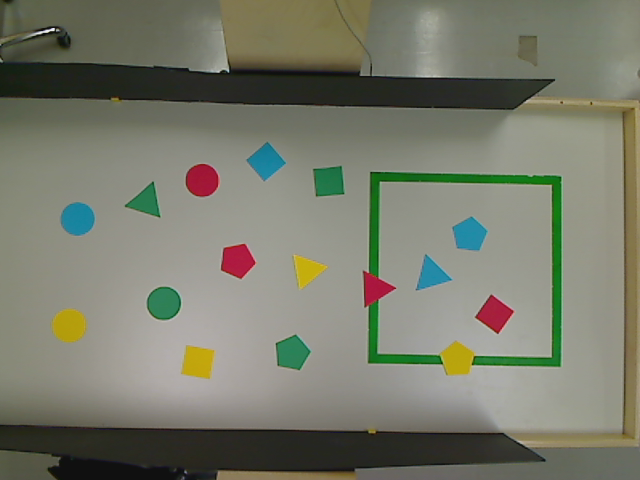
#> input picture glo/code/Image/test_image2.png, 640 x 480 px
$ python main.py   (older library calls are emulated)
#> lines starting #> are read from the running program, lines starting #| are printed output that depends on the picture; after the words box and inside, x2 and y2 are one past the last pixel; in counts of white or black regions, pixels touching at a corner belong together
### glo/code/TraitementImage.py
# import the necessary packages
import numpy as np
import cv2


class TraitementImage:

    def __init__(self):
        self.m_image = cv2.imread('Image/test_image2.png')
#> self.m_image is the input picture: shape (480, 640, 3); mean B, G, R 107.6, 122.6, 120.4

    def test(self):

        # Affiche l'image initiale
        cv2.imshow("Image", self.m_image)

        self.cropPicture()
        self.m_image = cv2.imread('Cropped.png')

        self.findTreasure()
        self.findBlue()
        self.findRed()
        self.findYellow()
        self.findGreen()


        # Affiche l'image apres detection
        cv2.imshow("Image2", self.m_image)

        # Permet de garder les images ouvertes
        cv2.waitKey(0)

    def cropPicture(self):

	# Hardcodage du crop #TODO: a verifier sur toute les tables
        crop = self.m_image[90:440,0:640]
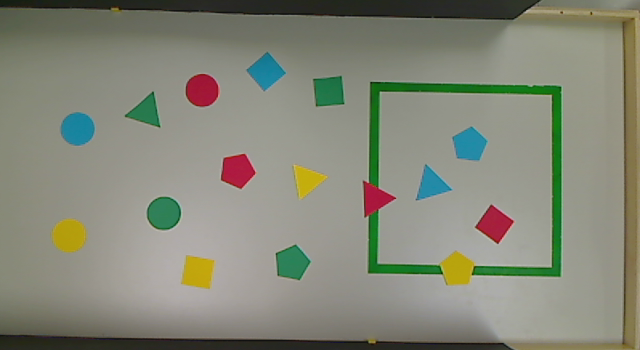
#> crop: shape (350, 640, 3); mean B, G, R 120.3, 135.1, 132.6
        cv2.imwrite('Cropped.png',crop)

    # [210 lines left out: functions findRed, findBlue, findYellow, findGreen, not called in this run]

    def findTreasure(self):

        # Debut et fin de l'intervale de couleur jaune
        upper = np.array([51, 216, 242]) #F2D833
        lower = np.array([10, 120, 140]) #8C780A
        # Retourne un masque binair (pixel=blanc (255, 255, 255) si elle est
        # dans l'intervalle et noir (0, 0, 0) dans le cas contraire)
        shapeTreasureMask = cv2.inRange(self.m_image, lower, upper)
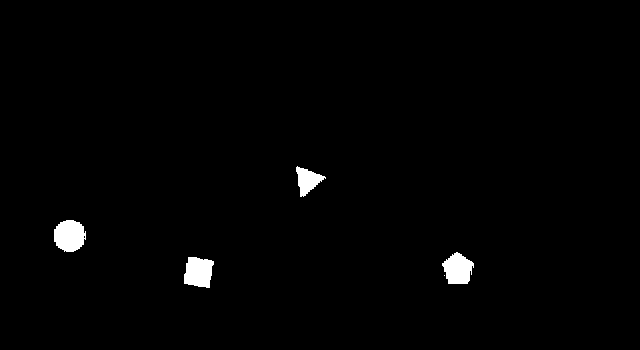
#> shapeTreasureMask: shape (350, 640); 1.2% white; 5 white regions (1 under 20 px)

        # Affiche l'image en noir et blanc
        cv2.imshow("MaskTreasure", shapeTreasureMask)

        # Trouve les contours a l'aide du masque
        _, contoursTreasure, _ = cv2.findContours(shapeTreasureMask.copy(), cv2.RETR_EXTERNAL, cv2.CHAIN_APPROX_SIMPLE)
#> contoursTreasure = 5 contours, 1 with area under 20; largest, box (x1, y1, x2, y2) and area: (54, 220, 86, 252) 756, (184, 257, 214, 288) 678, (442, 252, 474, 284) 662, (296, 166, 326, 197) 430

        # supprime les contours negligeable
        index = []
        for c in range(len(contoursTreasure)):
            if ((cv2.contourArea(contoursTreasure[c]) < 10) or (cv2.contourArea(contoursTreasure[c]) > 200)): # TODO: trouver la bonne valeur pour comparer
                    index += [c]
#> this loop made 5 passes
#> index on passes 1 to 5: [0], [0, 1], [0, 1, 2], [0, 1, 2, 3], [0, 1, 2, 3, 4]
#> (the run stopped early here; a loop or call above may not have finished)
